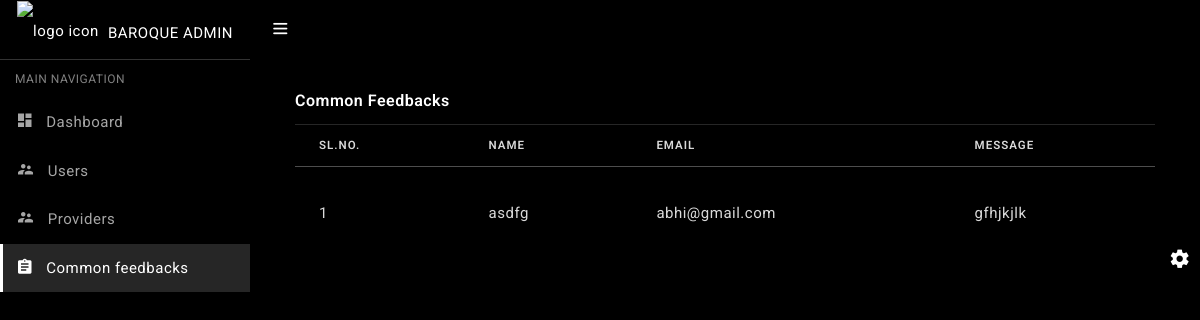
/commonfeedback, run on the app's committed database.
### barapp/models.py (models this page shows, shortened)
class feedback(models.Model):
    name = models.CharField(max_length=20)
    email = models.EmailField()
    message = models.CharField(max_length=300)

### barapp/views.py (the view)
# urls.py: path('commonfeedback', views.commonfeed),
def commonfeed(re):
    d = feedback.objects.all()
    return render(re,'admin/commonfeedback.html',{'r':d})

### templates/admin/commonfeedback.html (shortened to what this page needs)
<!DOCTYPE html>
{% load static %}
<html lang="en">
<head>
  <link href="{% static 'assets1/css/pace.min.css' %}" rel="stylesheet"/>
  <link href="{% static 'assets1/plugins/simplebar/css/simplebar.css' %}" rel="stylesheet"/>
  <link href="{% static 'assets1/css/bootstrap.min.css' %}" rel="stylesheet"/>
  <link href="{% static 'assets1/css/animate.css' %}" rel="stylesheet" type="text/css"/>
  <link href="{% static 'assets1/css/icons.css' %}" rel="stylesheet" type="text/css"/>
  <link href="{% static 'assets1/css/sidebar-menu.css' %}" rel="stylesheet"/>
  <link href="{% static 'assets1/css/app-style.css' %}" rel="stylesheet"/>
</head>
<body class="bg-theme bg-theme1">
 <div id="wrapper">
   <div id="sidebar-wrapper" data-simplebar="" data-simplebar-auto-hide="true">
     <div class="brand-logo">
      <a href="index.html">
       <img src="{% static 'assets1/images/logo-icon.png' %}" class="logo-icon" alt="logo icon">
       <h5 class="logo-text">BaroQue Admin</h5>
     </a>
   </div>
   <ul class="sidebar-menu do-nicescrol">
      <li class="sidebar-header">MAIN NAVIGATION</li>
       <li>
        <a href="adash">
          <i class="zmdi zmdi-view-dashboard"></i> <span>Dashboard</span>
        </a>
      </li>
      <li>
        <a href="users">
          <i class="zmdi zmdi-accounts-alt"></i> <span>Users</span>
        </a>
      </li>
       <li>
        <a href="providers">
          <i class="zmdi zmdi-accounts-alt"></i> <span>Providers</span>
        </a>
      </li>
       <li>
        <a href="commonfeedback">
          <i class="zmdi zmdi-assignment"></i> <span>Common feedbacks</span>
        </a>
      </li>
    </ul>
   </div>
<header class="topbar-nav">
 <nav class="navbar navbar-expand fixed-top">
  <ul class="navbar-nav mr-auto align-items-center">
    <li class="nav-item">
      <a class="nav-link toggle-menu" href="javascript:void();">
       <i class="icon-menu menu-icon"></i>
     </a>
    </li>
  </ul>
</nav>
</header>
  <div class="content-wrapper">
    <div class="container-fluid">
      <div class="row">
        <div class="col-lg-12">
          <div class="card">
            <div class="card-body">
              <h5 class="card-title">Common Feedbacks</h5>
			  <div class="table-responsive">
              <table class="table table-hover">
                <thead>
                  <tr>
                    <th scope="col">Sl.No.</th>
                    <th scope="col">Name</th>
                    <th scope="col">Email</th>
                    <th scope="col">Message</th>
                  </tr>
                </thead>
                <tbody>
                  <tr class="table-body-row">
                        {% for i in r %}
                        <td><br>{{i.id}}</td>
                        <td><br>{{i.name}}</td>
                        <td><br>{{i.email}}</td>
                        <td><br>{{i.message}}</td>
                    </tr>
                        {% endfor %}
                </tbody>
              </table>
            </div>
            </div>
          </div>
        </div>
      </div>
    </div>
    </div>
   <div class="right-sidebar">
    <div class="switcher-icon">
      <i class="zmdi zmdi-settings zmdi-hc-spin"></i>
    </div>
   </div>
  </div>
</body>
</html>

### staticfiles/assets1/css/sidebar-menu.css (style rules this page uses)
.sidebar-menu { list-style: none; margin: 0; padding: 0; background-color: transparent; }
.sidebar-menu>li { position: relative; margin: 0; padding: 0; }
.sidebar-menu>li>a { padding: 13px 5px 13px 15px; display: block; border-left: 3px solid transparent; color: rgba(255, 255, 255, 0.65); font-size: 15px; }
.sidebar-menu>li:hover>a, .sidebar-menu>li.active>a { color: #ffffff; background: rgba(255, 255, 255, 0.15); border-left-color: #ffffff; }
.sidebar-menu li.sidebar-header { padding: 10px 25px 10px 15px; font-size: 12px; color: rgba(255, 255, 255, 0.5); }
.sidebar-menu a { color: #b8c7ce; text-decoration: none; }

### data on the page
feedback: id "1", name "asdfg", email "abhi@gmail.com", message "gfhjkjlk"
